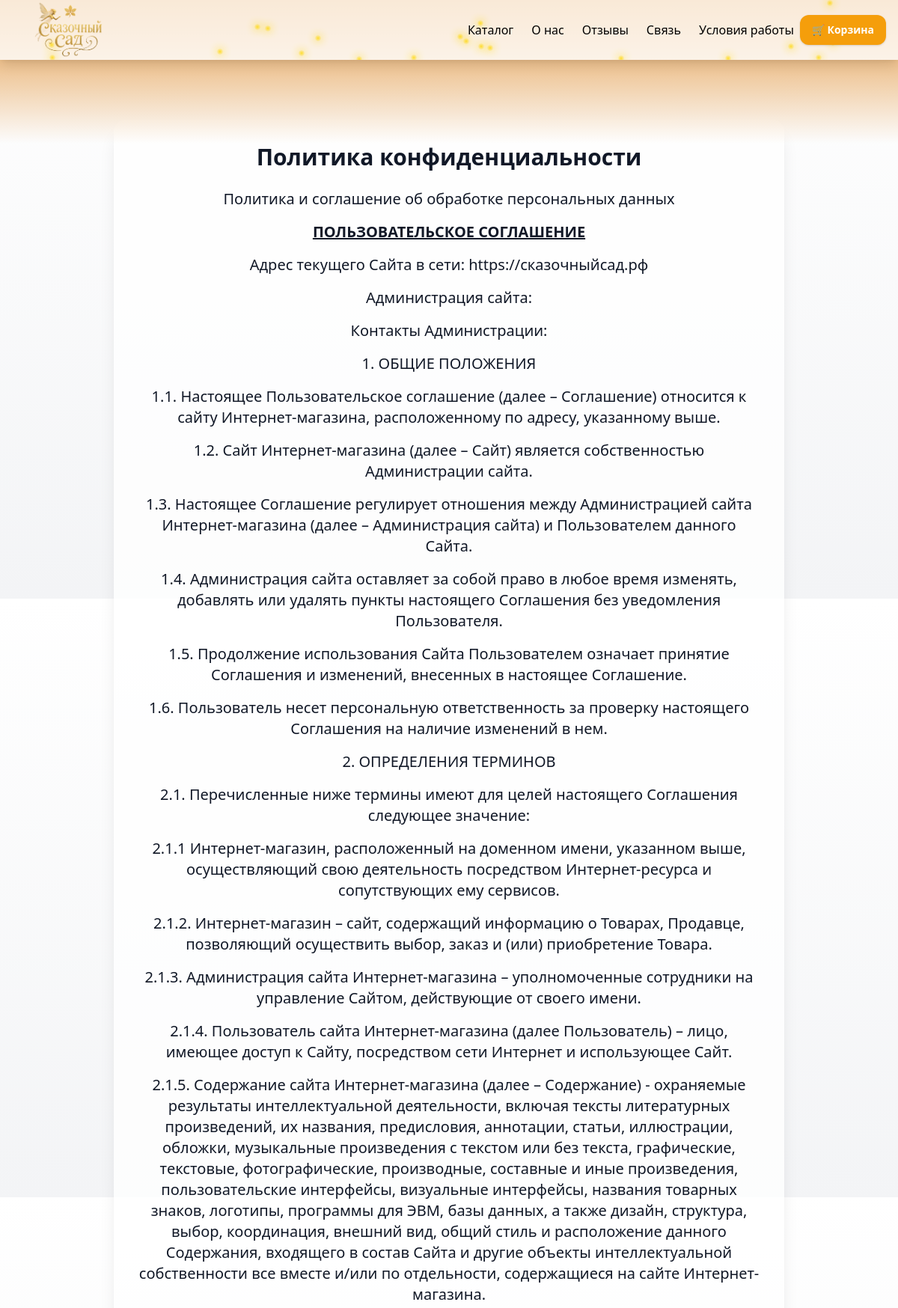
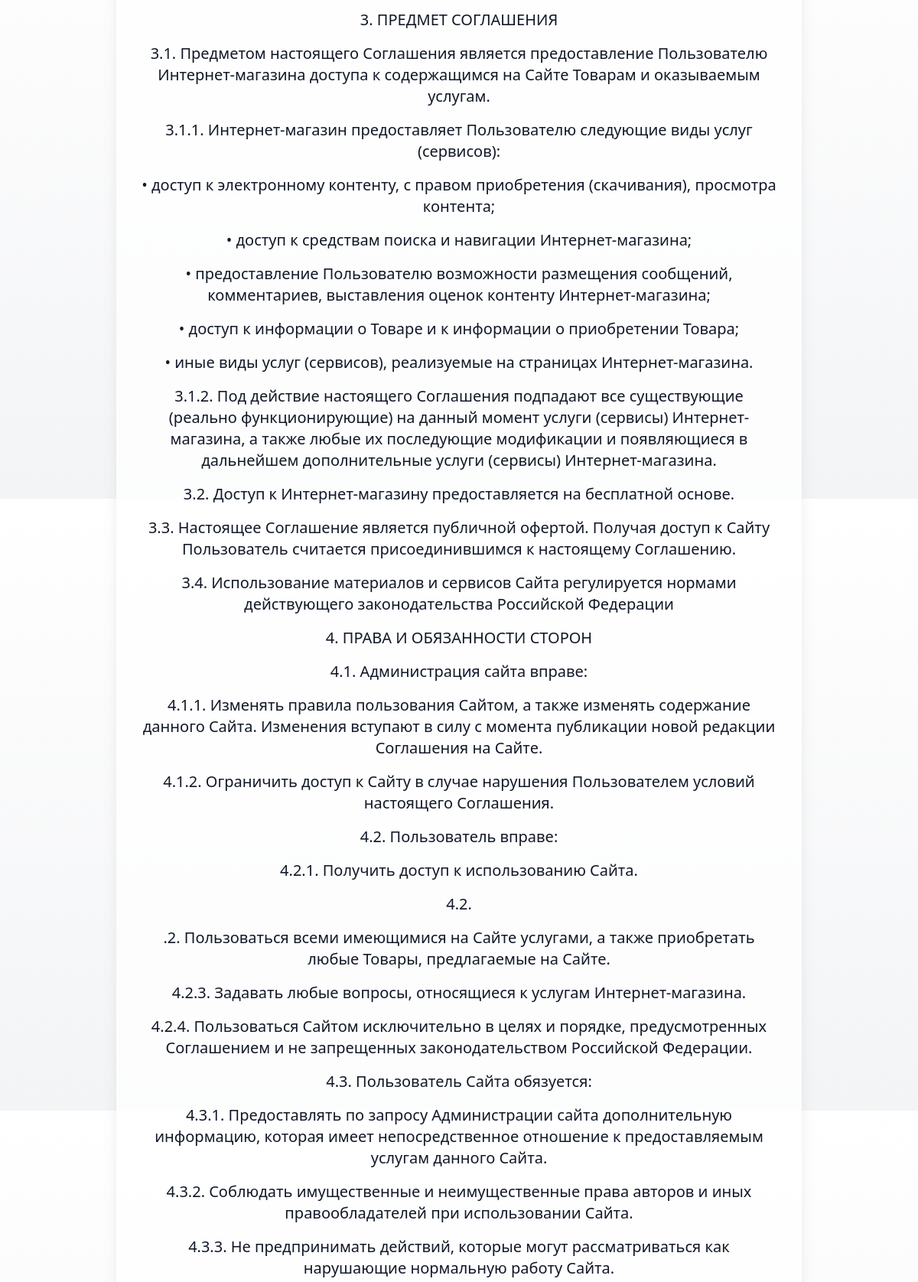
The app's page /policy/ (upper part) with its own data (2 pictures, top to bottom).
### flowers/models.py (models this page shows, shortened)
class Policy(models.Model):
    title = models.CharField(max_length=200, default="Политика конфиденциальности", verbose_name="Заголовок")
    content = RichTextUploadingField(verbose_name="Основной текст")
    updated_at = models.DateTimeField(auto_now=True, verbose_name="Дата изменения")
    class Meta:
        verbose_name = "Политика конфиденциальности"
        verbose_name_plural = "Политика конфиденциальности"
        ordering = ['-updated_at']

### flowers/views.py (the view)
# urls.py: path('policy/', policy_view, name='policy'),
def policy_view(request):
    policy = Policy.objects.order_by('-updated_at').first()
    return render(request, 'main/policy.html', {'policy': policy})

### main/templates/main/policy.html (shortened to what this page needs)
{% load static %}
<!DOCTYPE html>
<html lang="ru">
<head>
  <link href="https://cdn.jsdelivr.net/npm/tailwindcss@2.2.19/dist/tailwind.min.css" rel="stylesheet" />
</head>
<body class="bg-gradient-to-b from-white to-gray-100 text-gray-900 font-sans flex flex-col min-h-screen">
<header class="bg-white bg-opacity-80 h-20 shadow-lg sticky top-0 z-50 backdrop-blur-md">
  <div class="fireflies-container"></div>
  <div class="max-w-7xl mx-auto px-4 h-full flex items-center justify-between relative">
    <div class="absolute -top-2">
      <a href="{% url 'home' %}">
        <img src="{% static 'images/logo.png' %}" alt="Логотип" class="h-24 object-contain" />
      </a>
    </div>
    <nav class="hidden md:flex ml-auto items-center h-full space-x-4 md:space-x-6 text-base text-black">
      <a href="{% url 'catalog' %}" class="flex items-center h-full hover:text-yellow-600 transition">Каталог</a>
      <a href="{% url 'about' %}" class="flex items-center h-full hover:text-yellow-600 transition">О нас</a>
      <a href="{% url 'reviews' %}" class="flex items-center h-full hover:text-yellow-600 transition">Отзывы</a>
      <a href="{% url 'contacts' %}" class="flex items-center h-full hover:text-yellow-600 transition">Связь</a>
      <a href="{% url 'personals' %}" class="flex items-center h-full hover:text-yellow-600 transition">Условия работы</a>
    </nav>
    <div class="flex items-center ml-auto md:ml-0 space-x-2">
      <a href="{% url 'cart_view' %}" class="bg-yellow-500 hover:bg-yellow-600 text-white font-semibold text-sm px-3 md:px-4 rounded-xl shadow flex items-center h-10 transition-all duration-200">
        🛒 Корзина
      </a>
    </div>
  </div>
</header>
  <div class="absolute top-0 left-0 right-0 h-48 bg-gradient-to-b from-yellow-600 to-transparent opacity-80 z-10"></div>
  <main class="block flex-grow flex items-center justify-center px-4 pt-10 pb-16">
    <div class="bg-white bg-opacity-80 backdrop-blur-lg p-6 md:p-8 rounded-2xl shadow-xl w-full max-w-4xl mt-10 mb-10">
      <h1 class="text-2xl md:text-3xl font-bold text-center mb-6">{{ policy.title }}</h1>
      <div class="space-y-4 text-center text-base md:text-xl prose">
        {{ policy.content|safe }}
      </div>
    </div>
  </main>
</body>
</html>

### main/templates/main/policy.html (style rules this page uses)
.block { min-height: 100vh; display: flex; flex-direction: column; position: relative; }
.block::after { content: ""; min-height: 100vh; background: url(/static/images/photo_2025-07-31_21-01-57-redefine-realistic-4x.jpeg); background-size: cover; background-position: center; filter: brightness(90%); top: 0; left: 0; bottom: 0; right: 0; position: absolute; z-index: -1; border-radius: inherit; image-rendering: auto; mask-image: linear-gradient(to bottom, black 70%, transparent 100%); -webkit-mask-image: linear-gradient(to bottom, black 70%, transparent 100%); }
.fireflies-container { position: absolute; width: 100%; height: 100%; pointer-events: none; top: 0; left: 0; z-index: 0; overflow: hidden; }

### records on screen
Policy: title "Политика конфиденциальности", content "Политика и соглашение об обработке персональных данных ПОЛЬЗОВАТЕЛЬСКОЕ СОГЛАШЕНИЕ Адрес текущего Сайта в сети: https://сказочныйсад.рф Администрация сайта: Контакты Администрации: 1. ОБЩИЕ ПОЛОЖЕНИЯ 1.1. Настоящее Пользовательское соглашение (далее – Соглашение) относится к сайту Интернет-магазина, расположенному по адресу, указанному выше. 1.2. Сайт Интернет-магазина (далее – Сайт) является собственностью Администрации сайта. 1.3. Настоящее Соглашение регулирует отношения между Администрацией сайта Интернет-магазина (далее – Администрация сайта) и Пользователем данного Сайта. 1.4. Администрация сайта оставляет за собой право в любое время изменять, добавлять или удалять пункты настоящего…"
